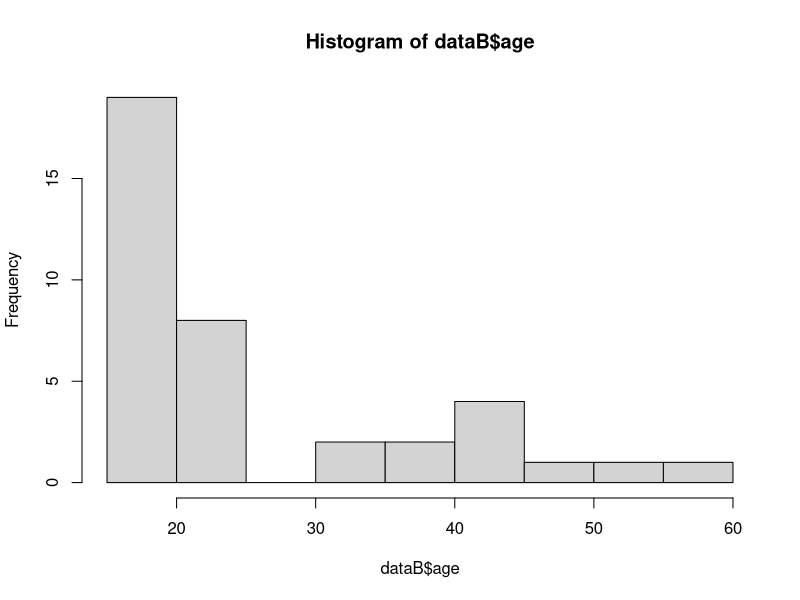
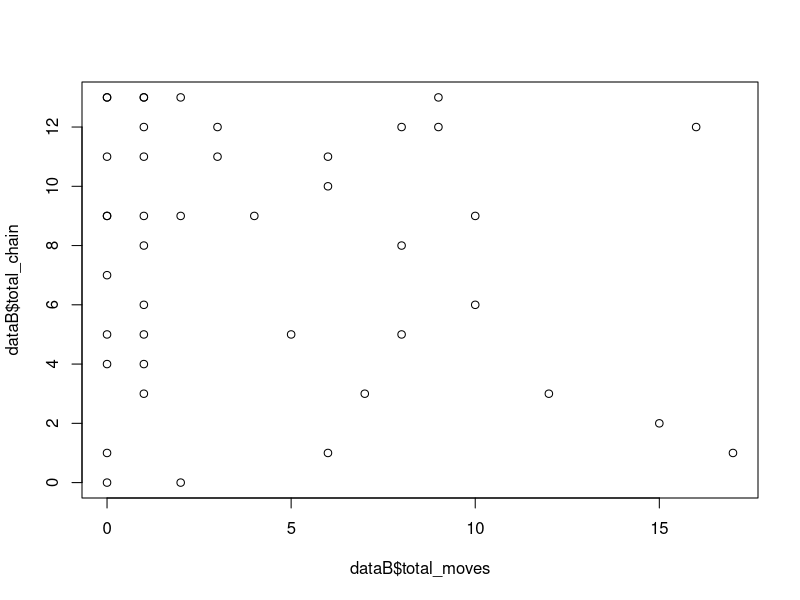
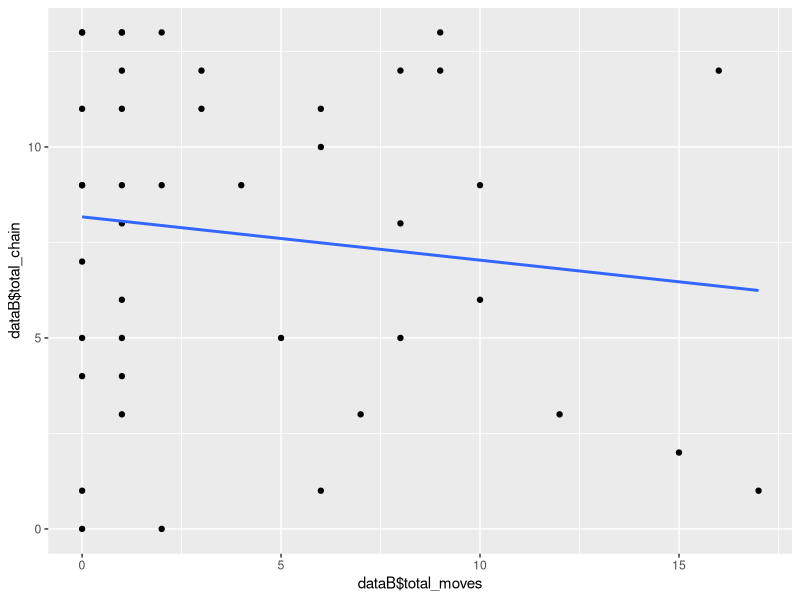

Write R code to recreate these figures, in order.
#Analysis of Class Data Collected for APA Mini-Manuscript Assignment - Section B
#10/16/25

#load packages
library(psych)
library(readr)

#load in our data and take a look at it
dataB<- read_csv("Section B data.csv")
str(dataB)

#recode categorical variables to be factors
dataB$gender <- factor(dataB$gender, levels = c(1,2), labels = c("man", "woman"))
dataB$license <- factor(dataB$license, levels = c(1,2), labels = c("no", "yes"))
dataB$car <- factor(dataB$car, levels = c(1,2), labels = c("no", "yes"))
dataB$race <- factor(dataB$race, levels = c(1,2,3,4,5,6), labels = c("Asian or Asian American", "Black or African American", "Hispanic or Latino/a/x", "Indigenous or Native American", "White", "Additional"))

#Who are our participants? Let's graph and get descriptive stats.
hist(dataB$age)
describe(dataB$age)
summary(dataB$age)

#how else can we describe our participants?



#Now let's take a look at our two main variables (predictor and outcome)



#Finally we can look at the relationship between the two variables
plot(dataB$total_moves, dataB$total_chain)
cor.test(dataB$total_moves, dataB$total_chain)

#we can also make a fancier plot that shows a best fit line (will explain what this is later)

library(ggplot2)

ggplot() + geom_point(aes(dataB$total_moves,dataB$total_chain)) + 
  geom_smooth(aes(dataB$total_moves,dataB$total_chain), method="lm", se=F)


